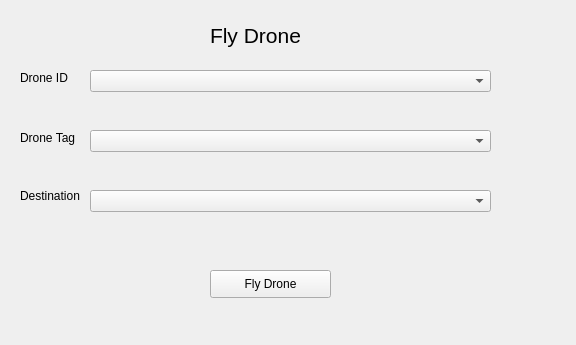
<?xml version="1.0" encoding="UTF-8"?>
<ui version="4.0">
 <class>Form</class>
 <widget class="QWidget" name="Form">
  <property name="geometry">
   <rect>
    <x>0</x>
    <y>0</y>
    <width>576</width>
    <height>345</height>
   </rect>
  </property>
  <property name="windowTitle">
   <string>Form</string>
  </property>
  <widget class="QLabel" name="label">
   <property name="geometry">
    <rect>
     <x>210</x>
     <y>-30</y>
     <width>261</width>
     <height>131</height>
    </rect>
   </property>
   <property name="font">
    <font>
     <pointsize>16</pointsize>
    </font>
   </property>
   <property name="text">
    <string>Fly Drone</string>
   </property>
  </widget>
  <widget class="QLabel" name="label_6">
   <property name="geometry">
    <rect>
     <x>20</x>
     <y>170</y>
     <width>81</width>
     <height>51</height>
    </rect>
   </property>
   <property name="text">
    <string>Destination</string>
   </property>
  </widget>
  <widget class="QPushButton" name="flyDroneButton">
   <property name="geometry">
    <rect>
     <x>210</x>
     <y>270</y>
     <width>121</width>
     <height>28</height>
    </rect>
   </property>
   <property name="text">
    <string>Fly Drone</string>
   </property>
  </widget>
  <widget class="QComboBox" name="Destination">
   <property name="geometry">
    <rect>
     <x>90</x>
     <y>190</y>
     <width>401</width>
     <height>22</height>
    </rect>
   </property>
  </widget>
  <widget class="QComboBox" name="DroneID">
   <property name="geometry">
    <rect>
     <x>90</x>
     <y>70</y>
     <width>401</width>
     <height>22</height>
    </rect>
   </property>
  </widget>
  <widget class="QLabel" name="label_2">
   <property name="geometry">
    <rect>
     <x>20</x>
     <y>70</y>
     <width>55</width>
     <height>16</height>
    </rect>
   </property>
   <property name="text">
    <string>Drone ID</string>
   </property>
  </widget>
  <widget class="QLabel" name="label_4">
   <property name="geometry">
    <rect>
     <x>20</x>
     <y>130</y>
     <width>61</width>
     <height>16</height>
    </rect>
   </property>
   <property name="text">
    <string>Drone Tag</string>
   </property>
  </widget>
  <widget class="QComboBox" name="DroneTag">
   <property name="geometry">
    <rect>
     <x>90</x>
     <y>130</y>
     <width>401</width>
     <height>22</height>
    </rect>
   </property>
  </widget>
 </widget>
 <resources/>
 <connections/>
</ui>
